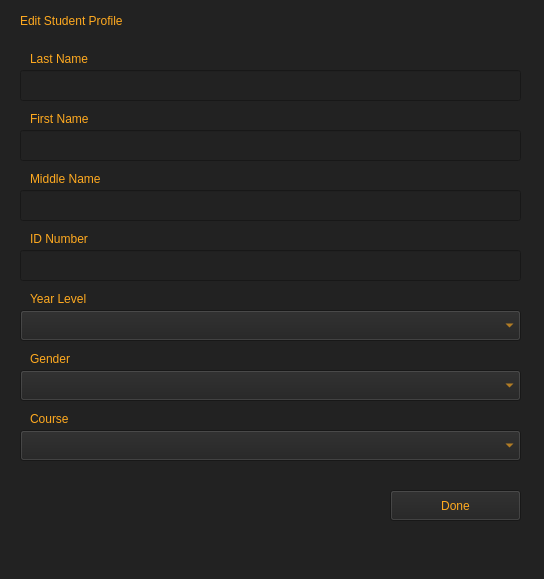
<?xml version="1.0" encoding="UTF-8"?>
<ui version="4.0">
 <class>Edit_Students</class>
 <widget class="QMainWindow" name="Edit_Students">
  <property name="geometry">
   <rect>
    <x>0</x>
    <y>0</y>
    <width>544</width>
    <height>579</height>
   </rect>
  </property>
  <property name="windowTitle">
   <string>MainWindow</string>
  </property>
  <property name="styleSheet">
   <string notr="true">background-color: rgb(34, 34, 34);</string>
  </property>
  <widget class="QWidget" name="centralwidget">
   <widget class="QLabel" name="label">
    <property name="geometry">
     <rect>
      <x>20</x>
      <y>10</y>
      <width>271</width>
      <height>21</height>
     </rect>
    </property>
    <property name="styleSheet">
     <string notr="true">QLabel
{
font:16pt &quot;MS Reference Sans Serif&quot;rgb(255, 201, 8);
color: rgb(255, 170, 32);
}
QLabel:Hover
{
color:  rgb(35, 35, 35);
background-color: rgb(220, 182, 44);
}</string>
    </property>
    <property name="text">
     <string>Edit Student Profile</string>
    </property>
   </widget>
   <widget class="QLineEdit" name="cLast_name">
    <property name="geometry">
     <rect>
      <x>20</x>
      <y>70</y>
      <width>501</width>
      <height>31</height>
     </rect>
    </property>
    <property name="styleSheet">
     <string notr="true">QLineEdit
{
font: 900 8pt &quot;MS Reference Sans Serif&quot;rgb(255, 201, 8);
color: rgb(255, 170, 32);
}
QLineEdit:Hover
{
color:  rgb(35, 35, 35);
background-color: rgb(220, 182, 44);
}</string>
    </property>
   </widget>
   <widget class="QLineEdit" name="cFirst_name">
    <property name="geometry">
     <rect>
      <x>20</x>
      <y>130</y>
      <width>501</width>
      <height>31</height>
     </rect>
    </property>
    <property name="styleSheet">
     <string notr="true">QLineEdit
{
font: 900 8pt &quot;MS Reference Sans Serif&quot;rgb(255, 201, 8);
color: rgb(255, 170, 32);
}
QLineEdit:Hover
{
color:  rgb(35, 35, 35);
background-color: rgb(220, 182, 44);
}</string>
    </property>
   </widget>
   <widget class="QLineEdit" name="cMiddle_name">
    <property name="geometry">
     <rect>
      <x>20</x>
      <y>190</y>
      <width>501</width>
      <height>31</height>
     </rect>
    </property>
    <property name="styleSheet">
     <string notr="true">QLineEdit
{
font: 900 8pt &quot;MS Reference Sans Serif&quot;rgb(255, 201, 8);
color: rgb(255, 170, 32);
}
QLineEdit:Hover
{
color:  rgb(35, 35, 35);
background-color: rgb(220, 182, 44);
}</string>
    </property>
   </widget>
   <widget class="QLineEdit" name="cID_number">
    <property name="geometry">
     <rect>
      <x>20</x>
      <y>250</y>
      <width>501</width>
      <height>31</height>
     </rect>
    </property>
    <property name="styleSheet">
     <string notr="true">QLineEdit
{
font: 900 8pt &quot;MS Reference Sans Serif&quot;rgb(255, 201, 8);
color: rgb(255, 170, 32);
}
QLineEdit:Hover
{
color:  rgb(35, 35, 35);
background-color: rgb(220, 182, 44);
}</string>
    </property>
   </widget>
   <widget class="QComboBox" name="cYearLevel">
    <property name="geometry">
     <rect>
      <x>20</x>
      <y>310</y>
      <width>501</width>
      <height>31</height>
     </rect>
    </property>
    <property name="styleSheet">
     <string notr="true">QComboBox
{
font: 900 8pt &quot;MS Reference Sans Serif&quot;rgb(255, 201, 8);
color: rgb(255, 170, 32);
}</string>
    </property>
   </widget>
   <widget class="QComboBox" name="cGender">
    <property name="geometry">
     <rect>
      <x>20</x>
      <y>370</y>
      <width>501</width>
      <height>31</height>
     </rect>
    </property>
    <property name="styleSheet">
     <string notr="true">QComboBox
{
font: 900 8pt &quot;MS Reference Sans Serif&quot;rgb(255, 201, 8);
color: rgb(255, 170, 32);
}</string>
    </property>
   </widget>
   <widget class="QComboBox" name="cCourse">
    <property name="geometry">
     <rect>
      <x>20</x>
      <y>430</y>
      <width>501</width>
      <height>31</height>
     </rect>
    </property>
    <property name="styleSheet">
     <string notr="true">QComboBox
{
font: 900 8pt &quot;MS Reference Sans Serif&quot;rgb(255, 201, 8);
color: rgb(255, 170, 32);
}</string>
    </property>
   </widget>
   <widget class="QPushButton" name="pushButton">
    <property name="geometry">
     <rect>
      <x>390</x>
      <y>490</y>
      <width>131</width>
      <height>31</height>
     </rect>
    </property>
    <property name="styleSheet">
     <string notr="true">QPushButton
{
font: 900 8pt &quot;MS Reference Sans Serif&quot;rgb(255, 201, 8);
color: rgb(255, 170, 32);
}
QPushButton:Hover
{
color:  rgb(35, 35, 35);
background-color: rgb(220, 182, 44);
}</string>
    </property>
    <property name="text">
     <string>Done</string>
    </property>
   </widget>
   <widget class="QLabel" name="label_2">
    <property name="geometry">
     <rect>
      <x>30</x>
      <y>50</y>
      <width>89</width>
      <height>18</height>
     </rect>
    </property>
    <property name="styleSheet">
     <string notr="true">QLabel
{
font: 900 9pt &quot;MS Reference Sans Serif&quot;rgb(255, 201, 8);
color: rgb(255, 170, 32);
}</string>
    </property>
    <property name="text">
     <string>Last Name</string>
    </property>
   </widget>
   <widget class="QLabel" name="label_3">
    <property name="geometry">
     <rect>
      <x>30</x>
      <y>110</y>
      <width>91</width>
      <height>18</height>
     </rect>
    </property>
    <property name="styleSheet">
     <string notr="true">QLabel
{
font: 900 9pt &quot;MS Reference Sans Serif&quot;rgb(255, 201, 8);
color: rgb(255, 170, 32);
}</string>
    </property>
    <property name="text">
     <string>First Name</string>
    </property>
   </widget>
   <widget class="QLabel" name="label_4">
    <property name="geometry">
     <rect>
      <x>30</x>
      <y>170</y>
      <width>106</width>
      <height>18</height>
     </rect>
    </property>
    <property name="styleSheet">
     <string notr="true">QLabel
{
font: 900 9pt &quot;MS Reference Sans Serif&quot;rgb(255, 201, 8);
color: rgb(255, 170, 32);
}</string>
    </property>
    <property name="text">
     <string>Middle Name</string>
    </property>
   </widget>
   <widget class="QLabel" name="label_5">
    <property name="geometry">
     <rect>
      <x>30</x>
      <y>230</y>
      <width>89</width>
      <height>18</height>
     </rect>
    </property>
    <property name="styleSheet">
     <string notr="true">QLabel
{
font: 900 9pt &quot;MS Reference Sans Serif&quot;rgb(255, 201, 8);
color: rgb(255, 170, 32);
}</string>
    </property>
    <property name="text">
     <string>ID Number</string>
    </property>
   </widget>
   <widget class="QLabel" name="label_6">
    <property name="geometry">
     <rect>
      <x>30</x>
      <y>290</y>
      <width>86</width>
      <height>18</height>
     </rect>
    </property>
    <property name="styleSheet">
     <string notr="true">QLabel
{
font: 900 9pt &quot;MS Reference Sans Serif&quot;rgb(255, 201, 8);
color: rgb(255, 170, 32);
}</string>
    </property>
    <property name="text">
     <string>Year Level</string>
    </property>
   </widget>
   <widget class="QLabel" name="label_7">
    <property name="geometry">
     <rect>
      <x>30</x>
      <y>350</y>
      <width>60</width>
      <height>18</height>
     </rect>
    </property>
    <property name="styleSheet">
     <string notr="true">QLabel
{
font: 900 9pt &quot;MS Reference Sans Serif&quot;rgb(255, 201, 8);
color: rgb(255, 170, 32);
}</string>
    </property>
    <property name="text">
     <string>Gender</string>
    </property>
   </widget>
   <widget class="QLabel" name="label_8">
    <property name="geometry">
     <rect>
      <x>30</x>
      <y>410</y>
      <width>59</width>
      <height>18</height>
     </rect>
    </property>
    <property name="styleSheet">
     <string notr="true">QLabel
{
font: 900 9pt &quot;MS Reference Sans Serif&quot;rgb(255, 201, 8);
color: rgb(255, 170, 32);
}</string>
    </property>
    <property name="text">
     <string>Course</string>
    </property>
   </widget>
  </widget>
  <widget class="QMenuBar" name="menubar">
   <property name="geometry">
    <rect>
     <x>0</x>
     <y>0</y>
     <width>544</width>
     <height>25</height>
    </rect>
   </property>
  </widget>
  <widget class="QStatusBar" name="statusbar"/>
 </widget>
 <resources/>
 <connections/>
</ui>
